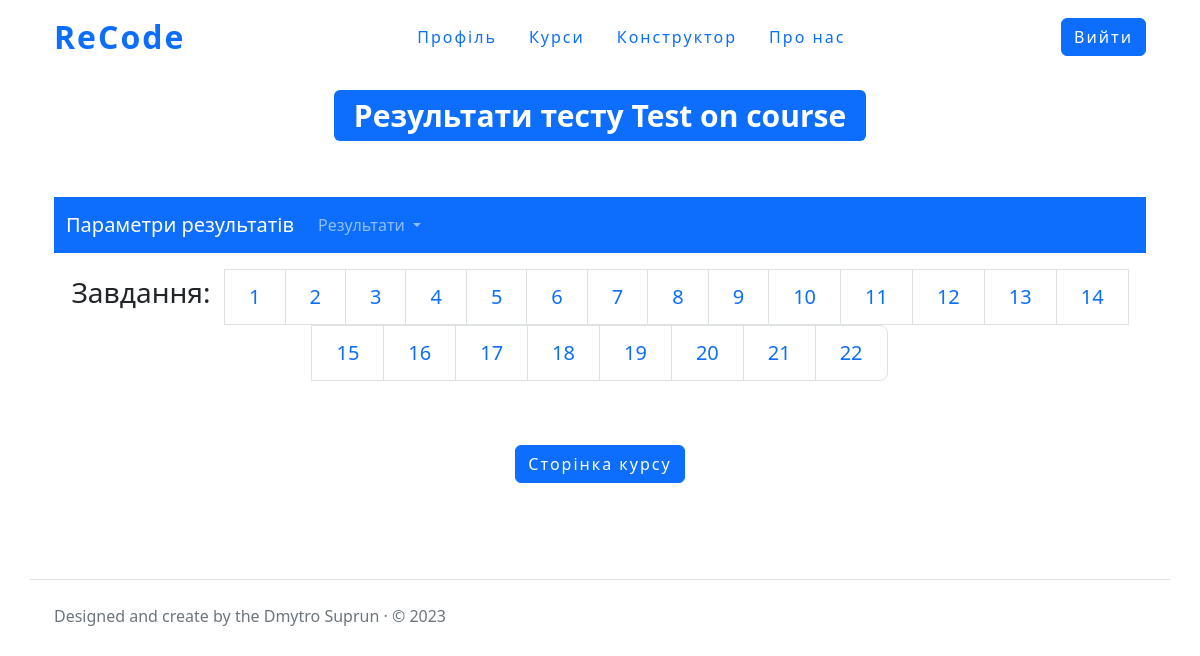
/course/Test-on-course/read_result/course23/ (signed in), run on the app's committed database.
### tests/models.py (models this page shows, shortened)
class TestsSection(models.Model):
    test = models.ForeignKey('TestsConfig', on_delete=models.CASCADE)
    function_name = models.CharField('Назва функції', max_length=255)
    question = models.TextField('Завдання')
    class Meta:
        ordering=['pk']

### course/views.py (the view)
# urls.py: path('<slug:test>/read_result/<slug:course>/', test_result, name='read_results'),
@login_required
def test_result(request, test, course):
    if get_role(request) != 'teacher':
        return HttpResponse(
            '<h1 style="text-align:center;position:relative; top:10%;">Доступ заборонено!</h1>',
            status=403)
    this_test = TestsConfig.objects.get(slug=test)
    this_course = CourseConfig.objects.get(course_slug=course)
    get_teachers_on_this_course = TeacherInCourse.objects.filter(
        course=this_course)
    teachers_emails = [i.e_mail for i in get_teachers_on_this_course]
    answers_with_teachers = UserAnswer.objects.filter(test=this_test,
                                                      course=this_course)
    all_answers_on_this_test = [
        i for i in answers_with_teachers if not i.user.email in teachers_emails
    ]
    all_tasks = TestsSection.objects.filter(test=this_test)
    task_rating = {}
    rating = 0
    for task in all_tasks:
        rating += 1
        task_rating[task] = rating
    answer_on_task = {}  # section : answer
    for answer in all_answers_on_this_test:
        answer_on_task[answer] = answer.test_section
    testing_code_result = CheckinResult.objects.filter(course=this_course,
                                                       test=this_test)
    testing_result = {}  #result_obj : answer_obj
    for test_res in testing_code_result:
        testing_result[test_res] = test_res.answer
    students = StudentInCourse.objects.filter(course=this_course)
    users = {}
    for student in students:
        try:
            this_user = User.objects.get(email=student.e_mail)
            users[
                f'{this_user.first_name} {this_user.last_name}'] = this_user.username
        except Exception:
            new_name = ''
            ind = 0
            for i in student.e_mail:
                if i != '@':
                    ind += 1
                    new_name += i
                else:
                    break
            users[f' Не автентифікований {new_name}'] = new_name
    context = {
        'type': get_role(request),
        'title': f'Результати тесту {this_test.name_test}',
        'course': this_course,
        'test': this_test,
        'tasks': task_rating.items(),
        'answers': answer_on_task.items(),
        'testcases_with_result': testing_result.items(),
        'users': users.items(),
        'count_task':len(task_rating)
    }
    return render(request, 'course/testing_result.html', context=context)

### staticPages/views.py (called while the page is built)
def get_role(req):
    if req.user.is_anonymous:
        return 'anonymous'
    elif len(TeacherInCourse.objects.filter(e_mail=req.user.email)) == 0:
        if len(StudentInCourse.objects.filter(e_mail=req.user.email)) == 0:
            return 'anonymousStudent'
        return 'student'
    return 'teacher'

### course/templates/course/testing_result.html (shortened to what this page needs)
{% extends "course/course-layout.html" %}
{%load static%}
{%block styles%}<link rel="stylesheet" href="{%static 'course/css/results.css'%}">{%endblock%}
{%block content%}
    <div class="container-xxl flex_logo">
        <h1><span class="badge bg-primary  mt-3">{{title}}</span></h1>
    </div>
    <nav class="navbar navbar-expand-lg navbar-dark bg-primary mt-5">
        <div class="container-xxl">
            <a class="navbar-brand" href="#">Параметри результатів</a>
            <div class="collapse navbar-collapse" id="navbarNavDarkDropdown">
                <ul class="navbar-nav">
                    <li class="nav-item dropdown">
                        <a class="nav-link dropdown-toggle" href="#" id="navbarDarkDropdownMenuLink" role="button" data-bs-toggle="dropdown" aria-expanded="false">
                            Результати
                        </a>
                    </li>
                </ul>
            </div>
        </div>
    </nav>
        <div class="flex_logo mt-3">
            <nav >
              <ul class="pagination pagination-lg flex_logo">
                  {%if count_task == 0%}
                  <h3>Завдання ще не створені!</h3>
                  {%else%}
                  <h3>Завдання:	&#160;</h3>
                  {%endif%}
                  {% for task,task_num in tasks %}
                        <li class="page-item"><a class="page-link" href="{% url 'read_one_res'  task.test.slug course.course_slug task.pk %}?task={{task_num}}">{{task_num}}</a></li>
                  {%endfor%}
              </ul>
            </nav>
        </div>
{% if type == 'teacher'%}
<div class="flex_logo">
      <a href="{% url 'detail_course'  course.course_slug %}" class="btn btn-primary m-5 users__button">Сторінка курсу</a>
</div>
{% endif%}
{%endblock%}

### course/static/course/css/results.css (style rules this page uses)
.flex_logo { display:flex; justify-content:center; align-items:center; flex-wrap:wrap; }
.users__button { letter-spacing: 2px; }
.users__button:not(hover) { background-color:#0d6efd; transition:all 1.1s ease 1ms }

### data on the page
TestsSection: task_num "1"
TestsSection: id "2"
TestsSection: id "3"
TestsSection: id "4"
TestsSection: id "5"
TestsSection: id "6"
TestsSection: id "7"
TestsSection: id "8"
TestsSection: id "9"
TestsSection: id "10"
TestsSection: id "11"
TestsSection: id "12"
TestsSection: id "13"
TestsSection: id "14"
TestsSection: id "15"
TestsSection: id "16"
TestsSection: id "17"
TestsSection: id "18"
TestsSection: id "19"
TestsSection: id "20"
TestsSection: id "21"
TestsSection: id "22"

### other printed values
{{ title }} "Результати тесту Test on course"
